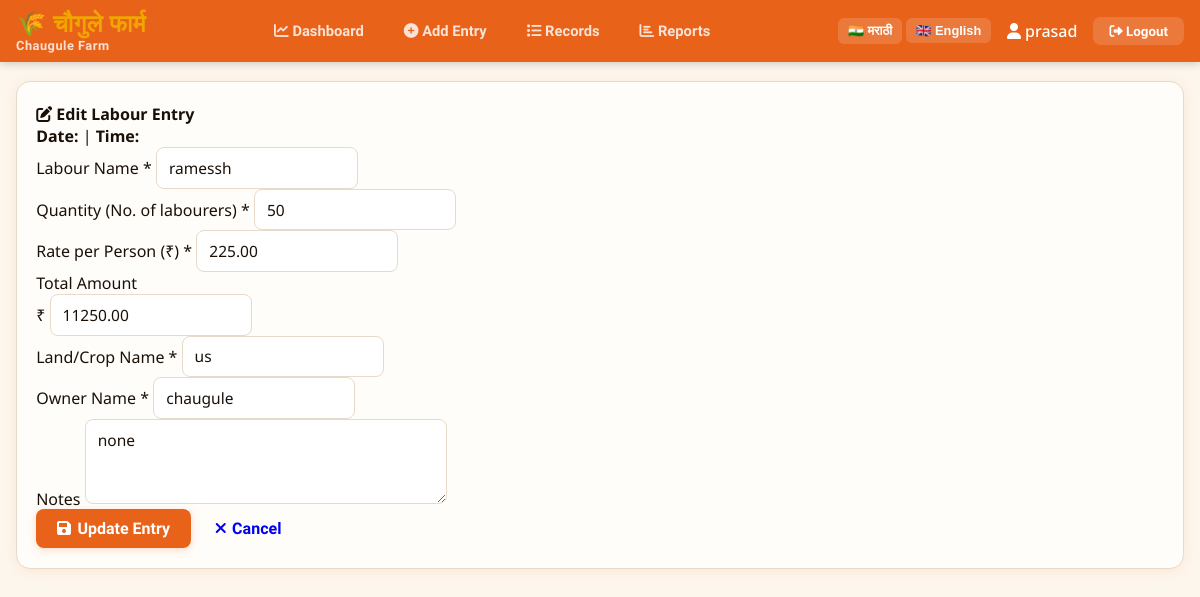
Screenshot of /edit/4/ (signed in) with the database file from the repository.
### labour/models.py (models this page shows, shortened)
class LabourEntry(models.Model):
    user = models.ForeignKey(User, on_delete=models.CASCADE, related_name='labour_entries', null=True, blank=True)
    date = models.DateField(default=timezone.now, verbose_name=_("Date"))
    day = models.CharField(max_length=20, blank=True, editable=False, verbose_name=_("Day"))
    day_marathi = models.CharField(max_length=20, blank=True, editable=False, verbose_name=_("Day in Marathi"))
    in_time = models.TimeField(default=timezone.now, verbose_name=_("In Time"))
    out_time = models.TimeField(null=True, blank=True, verbose_name=_("Out Time"))
    pargi_name = models.CharField(max_length=100, verbose_name=_("Pargi Name"), help_text=_("Name of the labour group/section"))
    labour_name = models.CharField(max_length=100, verbose_name=_("Labour Name"))
    quantity = models.IntegerField(validators=[MinValueValidator(1)], verbose_name=_("Quantity"))
    rupees_per_head = models.DecimalField(max_digits=10, decimal_places=2, validators=[MinValueValidator(0)], verbose_name=_("Rate per Head"))
    total_amount = models.DecimalField(max_digits=10, decimal_places=2, editable=False, verbose_name=_("Total Amount"))
    land_crop_name = models.CharField(max_length=100, blank=True, null=True, verbose_name=_("Land/Crop Name"))
    owner_name = models.CharField(max_length=100, blank=True, null=True, verbose_name=_("Owner Name"))
    notes = models.TextField(blank=True, null=True, verbose_name=_("Notes"))
    created_at = models.DateTimeField(auto_now_add=True)
    updated_at = models.DateTimeField(auto_now=True)
    class Meta:
        ordering = ['-date', '-in_time']
        verbose_name = _("Labour Entry")
        verbose_name_plural = _("Labour Entries")

### labour/views.py (the view)
# urls.py: path('edit/<int:pk>/', views.edit_entry, name='edit_entry'),
@login_required
def edit_entry(request, pk):
    entry = get_object_or_404(LabourEntry, pk=pk, user=request.user)
    if request.method == 'POST':
        form = LabourEntryForm(request.POST, instance=entry)
        if form.is_valid():
            form.save()
            messages.success(request, _('नोंद यशस्वीरित्या अद्यतनित केली!'))
            return redirect('list_entries')
    else:
        form = LabourEntryForm(instance=entry)
    context = {
        'form': form,
        'entry': entry,
    }
    return render(request, 'labour/edit_entry.html', context)

### templates/labour/edit_entry.html (shortened to what this page needs)
{% extends 'labour/base.html' %}
{% block content %}
<div class="row">
    <div class="col-md-8 mx-auto">
        <div class="card">
            <div class="card-header">
                <h4 class="mb-0"><i class="fas fa-edit"></i> Edit Labour Entry</h4>
            </div>
            <div class="card-body">
                <div class="alert alert-info">
                    <strong>Date:</strong> {{ today|date:"d/m/Y" }} |
                    <strong>Time:</strong> {{ current_time }}
                </div>
                <form method="post" id="labourForm">
                    <div class="mb-3">
                        <label for="{{ form.labour_name.id_for_label }}" class="form-label">Labour Name *</label>
                        {{ form.labour_name }}
                    </div>
                    <div class="row">
                        <div class="col-md-6 mb-3">
                            <label for="{{ form.quantity.id_for_label }}" class="form-label">Quantity (No. of labourers) *</label>
                            {{ form.quantity }}
                        </div>
                        <div class="col-md-6 mb-3">
                            <label for="{{ form.rupees_per_head.id_for_label }}" class="form-label">Rate per Person (₹) *</label>
                            {{ form.rupees_per_head }}
                        </div>
                    </div>
                    <div class="mb-3">
                        <label class="form-label">Total Amount</label>
                        <div class="input-group">
                            <span class="input-group-text">₹</span>
                            <input type="text" id="total_amount" class="form-control" readonly value="{{ entry.total_amount|floatformat:2 }}">
                        </div>
                    </div>
                    <div class="row">
                        <div class="col-md-6 mb-3">
                            <label for="{{ form.land_crop_name.id_for_label }}" class="form-label">Land/Crop Name *</label>
                            {{ form.land_crop_name }}
                        </div>
                        <div class="col-md-6 mb-3">
                            <label for="{{ form.owner_name.id_for_label }}" class="form-label">Owner Name *</label>
                            {{ form.owner_name }}
                        </div>
                    </div>
                    <div class="mb-3">
                        <label for="{{ form.notes.id_for_label }}" class="form-label">Notes</label>
                        {{ form.notes }}
                    </div>
                    <div class="d-grid gap-2">
                        <button type="submit" class="btn btn-primary btn-lg">
                            <i class="fas fa-save"></i> Update Entry
                        </button>
                        <a href="{% url 'list_entries' %}" class="btn btn-secondary">
                            <i class="fas fa-times"></i> Cancel
                        </a>
                    </div>
                </form>
            </div>
        </div>
    </div>
</div>
{% endblock %}

### templates/labour/base.html (shortened to what this page needs)
{% load i18n %}
<!DOCTYPE html>
<html lang="{% trans 'en' %}">
<head>
    <link rel="stylesheet" href="https://cdnjs.cloudflare.com/ajax/libs/font-awesome/6.0.0/css/all.min.css">
</head>
<body>
    {% if user.is_authenticated %}
    <nav>
        <div class="nav-brand">
            🌾 <span>चौगुले फार्म</span><br>
            <small>Chaugule Farm</small>
        </div>
        <div class="nav-links">
            <a href="{% url 'dashboard' %}" class="{% if request.resolver_match.url_name == 'dashboard' %}active{% endif %}">
                <i class="fas fa-chart-line"></i> {% trans "Dashboard" %}
            </a>
            <a href="{% url 'add_entry' %}" class="{% if request.resolver_match.url_name == 'add_entry' %}active{% endif %}">
                <i class="fas fa-plus-circle"></i> {% trans "Add Entry" %}
            </a>
            <a href="{% url 'list_entries' %}" class="{% if request.resolver_match.url_name == 'list_entries' %}active{% endif %}">
                <i class="fas fa-list"></i> {% trans "Records" %}
            </a>
            <a href="{% url 'reports' %}" class="{% if request.resolver_match.url_name == 'reports' %}active{% endif %}">
                <i class="fas fa-chart-bar"></i> {% trans "Reports" %}
            </a>
        </div>
        <div class="user-menu">
<div class="lang-switcher">
    <form method="post" action="{% url 'set_language' %}" style="display: inline;">
        <button type="submit" name="language" value="mr" class="lang-btn">🇮🇳 मराठी</button>
        <button type="submit" name="language" value="en" class="lang-btn">🇬🇧 English</button>
    </form>
</div>
            <span class="user-name"><i class="fas fa-user"></i> {{ user.username }}</span>
            <form method="post" action="{% url 'logout' %}" style="display: inline;">
                <button type="submit" class="logout-btn"><i class="fas fa-sign-out-alt"></i> {% trans "Logout" %}</button>
            </form>
        </div>
    </nav>
    {% endif %}
    <div class="main-container">
        {% block content %}
        {% endblock %}
    </div>
</body>
</html>

### templates/labour/base.html (style rules this page uses)
:root { --saffron: #E8621A; --saffron-light: #F4874B; --saffron-dark: #C04E0E; --earth: #7A3B1E; --gold: #F0A500; --cream: #FDF6EC; --green: #2E7D32; --green-light: #4CAF50; --red: #C62828; --ink: #1A1008; --muted: #7D6A58; --border: #E8D9C8; --white: #FFFFFF; --card-bg: #FFFDF9; --shadow: 0 2px 12px rgba(232,98,26,0.10); --shadow-lg: 0 8px 32px rgba(232,98,26,0.15); }
* { box-sizing: border-box; margin: 0; padding: 0; }
body { font-family: 'Noto Sans', sans-serif; background: var(--cream); color: var(--ink); min-height: 100vh; }
nav { background: var(--saffron); padding: 0 1rem; display: flex; align-items: center; justify-content: space-between; box-shadow: 0 2px 8px rgba(0,0,0,0.18); position: sticky; top: 0; z-index: 100; flex-wrap: wrap; }
.nav-brand { font-family: 'Baloo 2', cursive; font-size: 1.5rem; font-weight: 800; color: var(--white); padding: 0.6rem 0; letter-spacing: 0.5px; }
.nav-brand span { color: var(--gold); }
.nav-brand small { font-size: 0.8rem; display: block; color: rgba(255,255,255,0.8); }
.nav-links { display: flex; gap: 0.5rem; align-items: center; flex-wrap: wrap; }
.nav-links a { color: rgba(255,255,255,0.82); text-decoration: none; font-family: 'Baloo 2', cursive; font-weight: 600; font-size: 0.92rem; padding: 0.5rem 1rem; transition: all 0.2s; border-radius: 8px; }
.user-menu { display: flex; align-items: center; gap: 1rem; flex-wrap: wrap; }
.user-name { color: var(--white); font-weight: 500; }
.lang-switcher { display: flex; gap: 0.3rem; }
.lang-btn { background: rgba(255,255,255,0.15); color: var(--white); border: none; padding: 0.3rem 0.6rem; border-radius: 6px; cursor: pointer; font-size: 0.8rem; font-weight: 600; transition: background 0.2s; }
.logout-btn { background: rgba(255,255,255,0.15); color: var(--white); border: none; padding: 0.4rem 1rem; border-radius: 8px; cursor: pointer; font-family: 'Baloo 2', cursive; font-weight: 600; transition: background 0.2s; }
.main-container { max-width: 1400px; margin: 0 auto; padding: 1.2rem 1rem 3rem; }
.card { background: var(--card-bg); border: 1.5px solid var(--border); border-radius: 14px; padding: 1.3rem 1.2rem; box-shadow: var(--shadow); margin-bottom: 1.2rem; }
.btn { display: inline-flex; align-items: center; gap: 0.4rem; padding: 0.6rem 1.3rem; border-radius: 8px; font-family: 'Baloo 2', cursive; font-weight: 700; font-size: 1rem; cursor: pointer; border: none; transition: all 0.18s; text-decoration: none; }
.btn-primary { background: var(--saffron); color: var(--white); box-shadow: 0 2px 8px rgba(232,98,26,0.22); }
.form-control { border: 1.5px solid var(--border); border-radius: 8px; padding: 0.55rem 0.75rem; font-family: 'Noto Sans', sans-serif; font-size: 0.97rem; color: var(--ink); background: var(--white); transition: border-color 0.2s, box-shadow 0.2s; outline: none; }

### rows the page displays
LabourEntry: labour_name "ramessh", quantity "50", rupees_per_head "225.00", total_amount "11250.00", land_crop_name "us", owner_name "chaugule", notes "none"

### other values shown
{{ user.username }} "prasad"
